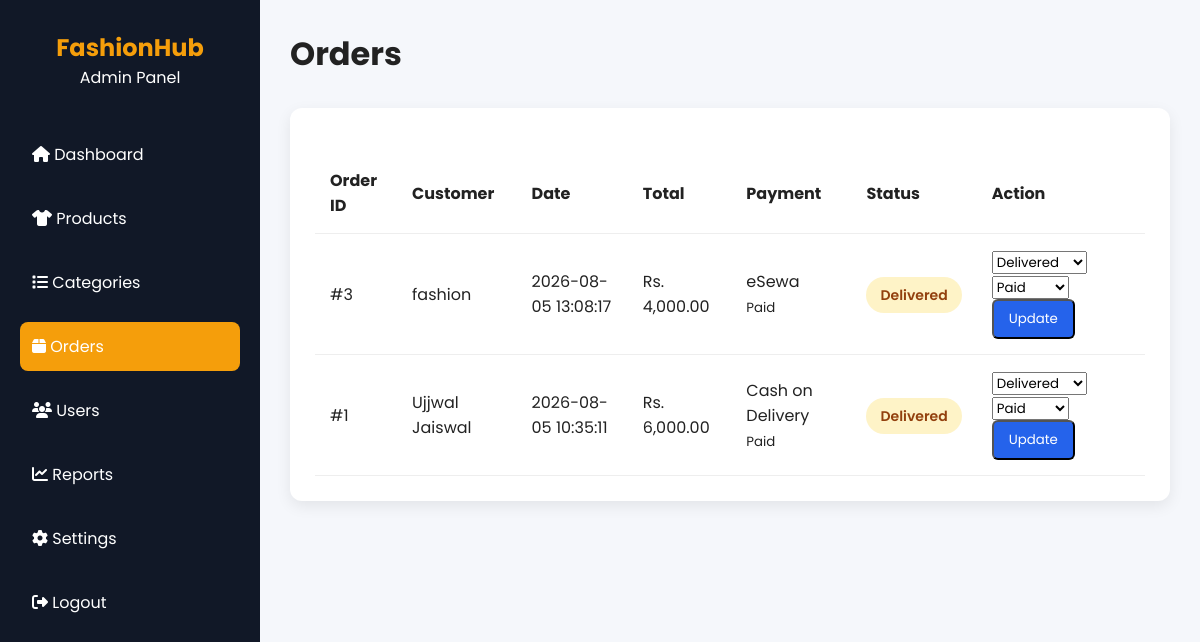
Page /frontend/admin/orders.php (signed in) on the committed database.
### tables this page shows
CREATE TABLE `orders` (
  `order_id` int(11) NOT NULL,
  `user_id` int(11) NOT NULL,
  `total_amount` decimal(10,2) NOT NULL,
  `payment_method` enum('Cash on Delivery','eSewa') NOT NULL,
  `payment_status` enum('Pending','Paid','Failed') DEFAULT 'Pending',
  `order_status` enum('Pending','Processing','Shipped','Delivered','Cancelled') DEFAULT 'Pending',
  `shipping_address` text DEFAULT NULL,
  `created_at` timestamp NOT NULL DEFAULT current_timestamp()
);

CREATE TABLE `users` (
  `user_id` int(11) NOT NULL,
  `full_name` varchar(100) NOT NULL,
  `email` varchar(100) NOT NULL,
  `password` varchar(255) NOT NULL,
  `phone` varchar(20) DEFAULT NULL,
  `address` text DEFAULT NULL,
  `role` enum('customer','seller','admin') DEFAULT 'customer',
  `status` enum('Pending','Approved','Blocked') DEFAULT 'Pending',
  `created_at` timestamp NOT NULL DEFAULT current_timestamp()
);

### frontend/admin/orders.php (the view, shortened to what this page needs)
<?php
$db = (new Database())->connect();
$orders = $db->query('SELECT o.*, u.full_name FROM orders o JOIN users u ON u.user_id=o.user_id ORDER BY o.created_at DESC')->fetchAll(PDO::FETCH_ASSOC);
include("../includes/header.php");
?>
<link rel="stylesheet" href="../assets/css/admin.css">
<div class="admin-container">
    <aside class="sidebar">
        <div class="logo">
            <h2>FashionHub</h2>
            <p>Admin Panel</p>
        </div>
        <ul>
            <li><a href="dashboard.php"><i class="fas fa-home"></i> Dashboard</a></li>
            <li><a href="products.php"><i class="fas fa-tshirt"></i> Products</a></li>
            <li><a href="categories.php"><i class="fas fa-list"></i> Categories</a></li>
            <li class="active"><a href="orders.php"><i class="fas fa-box"></i> Orders</a></li>
            <li><a href="users.php"><i class="fas fa-users"></i> Users</a></li>
            <li><a href="reports.php"><i class="fas fa-chart-line"></i> Reports</a></li>
            <li><a href="settings.php"><i class="fas fa-cog"></i> Settings</a></li>
            <li><a href="logout.php"><i class="fas fa-sign-out-alt"></i> Logout</a></li>
        </ul>
    </aside>
    <main class="main-content">
        <div class="topbar">
            <h1>Orders</h1>
        </div>
        <div class="table-container">
            <table>
                <thead>
                    <tr>
                        <th>Order ID</th>
                        <th>Customer</th>
                        <th>Date</th>
                        <th>Total</th>
                        <th>Payment</th>
                        <th>Status</th>
                        <th>Action</th>
                    </tr>
                </thead>
                <tbody>
                    <?php foreach ($orders as $order): ?>
                    <tr><td>#<?= (int)$order['order_id'] ?></td><td><?= htmlspecialchars($order['full_name']) ?></td><td><?= htmlspecialchars($order['created_at']) ?></td><td>Rs. <?= number_format((float)$order['total_amount'], 2) ?></td><td><?= htmlspecialchars($order['payment_method']) ?><br><small><?= htmlspecialchars($order['payment_status']) ?></small></td><td><span class="status pending"><?= htmlspecialchars($order['order_status']) ?></span></td><td><form action="../../backend/api/orders.php?action=update-status" method="POST"><input type="hidden" name="order_id" value="<?= (int)$order['order_id'] ?>"><select name="order_status"><?php foreach (['Pending','Processing','Shipped','Delivered','Cancelled'] as $status): ?><option <?= $order['order_status'] === $status ? 'selected' : '' ?>><?= $status ?></option><?php endforeach; ?></select><select name="payment_status"><?php foreach (['Pending','Paid','Failed'] as $status): ?><option <?= $order['payment_status'] === $status ? 'selected' : '' ?>><?= $status ?></option><?php endforeach; ?></select><button class="edit-btn" type="submit">Update</button></form></td></tr>
                    <?php endforeach; ?>
                </tbody>
            </table>
        </div>
    </main>
</div>
<?php include("../includes/admin-footer.php"); ?>

### frontend/assets/css/style.css (style rules this page uses)
* { margin:0; padding:0; box-sizing:border-box; font-family:'Poppins',sans-serif; }
body { background:#fff; color:#222; }
a { text-decoration:none; }
ul { list-style:none; }
.status { padding:6px 15px; border-radius:20px; color:#fff; font-size:14px; font-weight:600; }
.pending { background:#f59e0b; }

### frontend/assets/css/admin.css (style rules this page uses)
* { margin:0; padding:0; box-sizing:border-box; font-family:'Poppins',sans-serif; }
body { background:#f5f7fb; }
.admin-container { display:flex; min-height:100vh; }
.sidebar { width:260px; background:#111827; color:#fff; padding:30px 20px; }
.logo { text-align:center; margin-bottom:40px; }
.logo h2 { color:#F59E0B; }
.sidebar ul { list-style:none; }
.sidebar ul li { margin:15px 0; }
.sidebar ul li a { display:block; padding:12px; color:#fff; border-radius:8px; transition:.3s; }
.sidebar ul li.active a, .sidebar ul li a:hover { background:#F59E0B; }
.main-content { flex:1; padding:30px; }
.topbar { display:flex; justify-content:space-between; align-items:center; margin-bottom:30px; }
.table-container { background:#fff; padding:25px; border-radius:12px; box-shadow:0 5px 15px rgba(0,0,0,.08); }
table { width:100%; border-collapse:collapse; margin-top:20px; }
table th, table td { padding:15px; text-align:left; border-bottom:1px solid #eee; }
.pending { color:orange; font-weight:bold; }
.edit-btn { background:#2563eb; color:#fff; padding:8px 15px; border-radius:6px; margin-right:8px; }
.edit-btn, .delete-btn { text-decoration:none; }
.status { padding:8px 14px; border-radius:20px; font-size:14px; font-weight:600; }
.pending { background:#fef3c7; color:#92400e; }

### rows in the picture
orders: order_id "3", user.full_name "fashion", created_at "2026-08-05 13:08:17", total_amount "4,000.00", payment_method "eSewa", payment_status "Paid", order_status "Delivered"
orders: order_id "1", user.full_name "Ujjwal Jaiswal", created_at "2026-08-05 10:35:11", total_amount "6,000.00", payment_method "Cash on Delivery", payment_status "Paid", order_status "Delivered"
